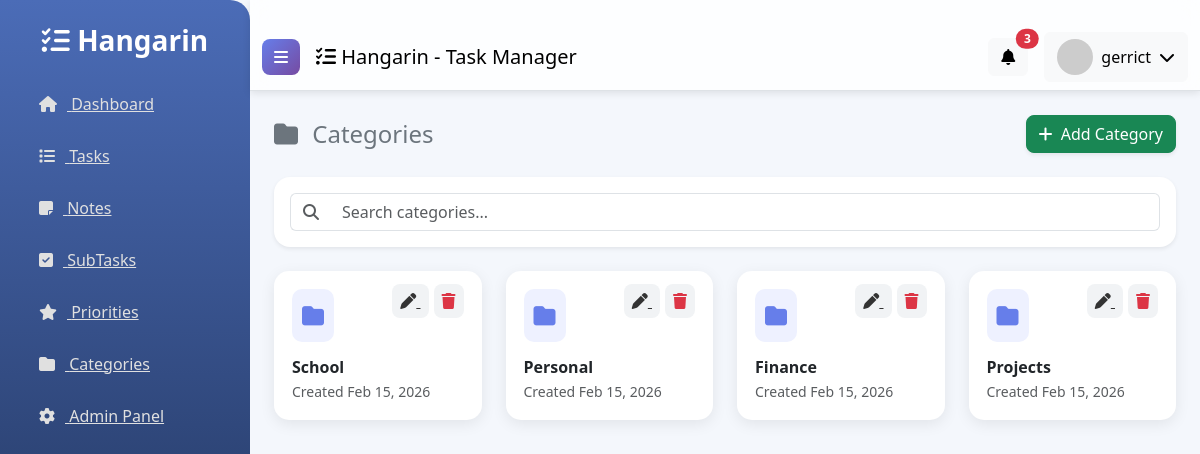
Screenshot of /category_list/ (signed in) with the database file from the repository.
### tasks/models.py (models this page shows, shortened)
class BaseModel(models.Model):
    created_at = models.DateTimeField(auto_now_add=True)
    updated_at = models.DateTimeField(auto_now=True)
    class Meta:
        abstract = True

class Category(BaseModel):
    name = models.CharField(max_length=100)
    class Meta:
        verbose_name = "Category"
        verbose_name_plural = "Categories"

### tasks/views.py (the view)
# urls.py: path('category_list/', views.CategoryList.as_view(), name='category-list'),
class CategoryList(LoginRequiredMixin, ListView):
    model = Category
    context_object_name = 'categories'
    template_name = 'category_list.html'
    paginate_by = 5
    login_url = '/accounts/login/'
    def get_queryset(self):
        queryset = super().get_queryset()
        query = self.request.GET.get('q')
        if query:
            queryset = queryset.filter(Q(name__icontains=query))
        return queryset

### templates/category_list.html (shortened to what this page needs)
{% extends 'base.html' %}
{% load static %}
{% block content %}
<div class="row mb-4">
    <div class="col-12 d-flex justify-content-between align-items-center">
        <h4 class="text-secondary mb-0">
            <i class="fas fa-folder me-2"></i> Categories
        </h4>
        <a href="{% url 'category-add' %}" class="btn btn-success rounded-3 shadow-sm">
            <i class="fas fa-plus me-1"></i> Add Category
        </a>
    </div>
</div>
<div class="card shadow-sm rounded-4 border-0 mb-4">
    <div class="card-body">
        <form class="d-flex">
            <div class="input-group">
                <span class="input-group-text bg-white border-end-0">
                    <i class="fas fa-search text-muted"></i>
                </span>
                <input type="text"
                       placeholder="Search categories..."
                       class="form-control border-start-0">
            </div>
        </form>
    </div>
</div>
<div class="row g-4">
    {% for category in object_list %}
    <div class="col-md-4 col-lg-3">
        <div class="category-card h-100">
            <div class="d-flex justify-content-between align-items-start mb-3">
                <div class="category-icon">
                    <i class="fas fa-folder"></i>
                </div>
                <div>
                    <a href="{% url 'category-update' category.id %}" class="icon-btn">
                        <i class="fas fa-pen"></i>
                    </a>
                    <a href="{% url 'category-delete' category.id %}" class="icon-btn text-danger">
                        <i class="fas fa-trash"></i>
                    </a>
                </div>
            </div>
            <h6 class="fw-bold mb-1">{{ category.name }}</h6>
            <p class="text-muted small mb-0">
                Created {{ category.created_at|date:"M d, Y" }}
            </p>
        </div>
    </div>
    {% empty %}
    <div class="col-12 text-center py-5">
        <i class="fas fa-folder-open fa-2x text-muted mb-2"></i>
        <p class="text-muted mb-0">No categories found</p>
        <small class="text-muted">Start by adding a category</small>
    </div>
    {% endfor %}
</div>
{% endblock %}

### templates/base.html (shortened to what this page needs)
{% load static %}
<!DOCTYPE html>
<html lang="en">
<head>
    <link href="https://cdn.jsdelivr.net/npm/bootstrap@5.3.0/dist/css/bootstrap.min.css" rel="stylesheet">
    <link rel="stylesheet" href="https://cdnjs.cloudflare.com/ajax/libs/font-awesome/6.4.0/css/all.min.css">
</head>
<body>
    <div class="d-flex">
        <nav id="sidebar">
            <div class="p-4">
                <h3 class="mb-4 text-center">
                    <i class="fas fa-tasks"></i> Hangarin
                </h3>
                <ul class="list-unstyled">
                    <li class="mb-2">
                        <a href="{% url 'home' %}" class="d-block hover-bg">
                            <i class="fas fa-home"></i> Dashboard
                        </a>
                    </li>
                    <li class="mb-2">
                        <a href="{% url 'task-list' %}" class="d-block hover-bg">
                            <i class="fas fa-list"></i> Tasks
                        </a>
                    </li>
                    <li class="mb-2">
                        <a href="{% url 'note-list' %}" class="d-block hover-bg">
                            <i class="fas fa-sticky-note"></i> Notes
                        </a>
                    </li>
                    <li class="mb-2">
                        <a href="{% url 'subtask-list' %}" class="d-block hover-bg">
                            <i class="fas fa-check-square"></i> SubTasks
                        </a>
                    </li>
                    <li class="mb-2">
                        <a href="{% url 'priority-list' %}" class="d-block hover-bg">
                            <i class="fas fa-star"></i> Priorities
                        </a>
                    </li>
                    <li class="mb-2">
                        <a href="{% url 'category-list' %}" class="d-block hover-bg">
                            <i class="fas fa-folder"></i> Categories
                        </a>
                    </li>
                    <li class="mb-2">
                        <a href="/admin/" class="d-block hover-bg">
                            <i class="fas fa-cog"></i> Admin Panel
                        </a>
                    </li>
                </ul>
            </div>
        </nav>
        <div class="flex-fill">
            <nav class="navbar navbar-expand-lg navbar-light border-bottom">
                <div class="container-fluid">
                    <button class="btn btn-primary me-3" id="sidebarToggle">
                        <i class="fas fa-bars"></i>
                    </button>
                    <span class="navbar-brand mb-0 h1">
                        <i class="fas fa-tasks"></i> Hangarin - Task Manager
                    </span>
                    <div class="ms-auto d-flex align-items-center">
                        <div class="dropdown me-3">
                            <button class="btn btn-light position-relative" type="button" id="notificationDropdown" data-bs-toggle="dropdown">
                                <i class="fas fa-bell"></i>
                                <span class="position-absolute top-0 start-100 translate-middle badge rounded-pill bg-danger">
                                    3
                                </span>
                            </button>
                        </div>
                        <div class="dropdown">
                            <button class="btn btn-light d-flex align-items-center" type="button" id="userDropdown" data-bs-toggle="dropdown">
                                <img src="https://ui-avatars.com/api/?name={{ user.username|default:'User' }}&background=007bff&color=fff&size=36"
                                    alt="user" class="rounded-circle me-2" width="36" height="36">
                                <span class="d-none d-md-inline">
                                    {% if user.is_authenticated %}
                                        {{ user.username }}
                                    {% else %}
                                        Guest
                                    {% endif %}
                                </span>
                                <i class="fas fa-chevron-down ms-2"></i>
                            </button>
                        </div>
                    </div>
                </div>
            </nav>
            <div class="container-fluid p-4">
                {% block content %}{% endblock %}
            </div>
        </div>
    </div>
</body>
</html>

### templates/base.html (style rules this page uses)
body { font-family: 'Segoe UI', Tahoma, Geneva, Verdana, sans-serif; background: #f4f7fc; }
#sidebar { background: linear-gradient(180deg, #4b6cb7, #182848); min-height: 100vh; width: 250px; transition: all 0.3s; border-radius: 0 20px 20px 0; }
#sidebar h3 { font-weight: 700; color: #fff; }
#sidebar ul li a { color: #e0e0e0; padding: 10px 15px; border-radius: 10px; display: flex; align-items: center; transition: all 0.3s; }
#sidebar ul li a i { margin-right: 10px; }
.navbar { backdrop-filter: blur(12px); background: rgba(255, 255, 255, 0.8); box-shadow: 0 2px 8px rgba(0,0,0,0.1); }
.navbar .btn-primary { background: linear-gradient(135deg, #667eea, #764ba2); border: none; border-radius: 8px; transition: all 0.3s; }
.container-fluid { padding-top: 1.5rem; }

### templates/category_list.html (style rules this page uses)
.category-card { background: #ffffff; border-radius: 15px; padding: 18px; box-shadow: 0 4px 15px rgba(0,0,0,0.08); transition: all 0.25s ease; }
.category-icon { font-size: 22px; color: #667eea; background: #eef1ff; padding: 10px; border-radius: 10px; }
.icon-btn { padding: 6px 8px; border-radius: 8px; background: #f1f3f5; color: #333; margin-left: 5px; transition: 0.2s; }

### rows the page displays
Category: name "School", created_at "Feb 15, 2026"
Category: name "Personal", created_at "Feb 15, 2026"
Category: name "Finance", created_at "Feb 15, 2026"
Category: name "Projects", created_at "Feb 15, 2026"

### other values shown
{{ user.username }} "gerrict"
